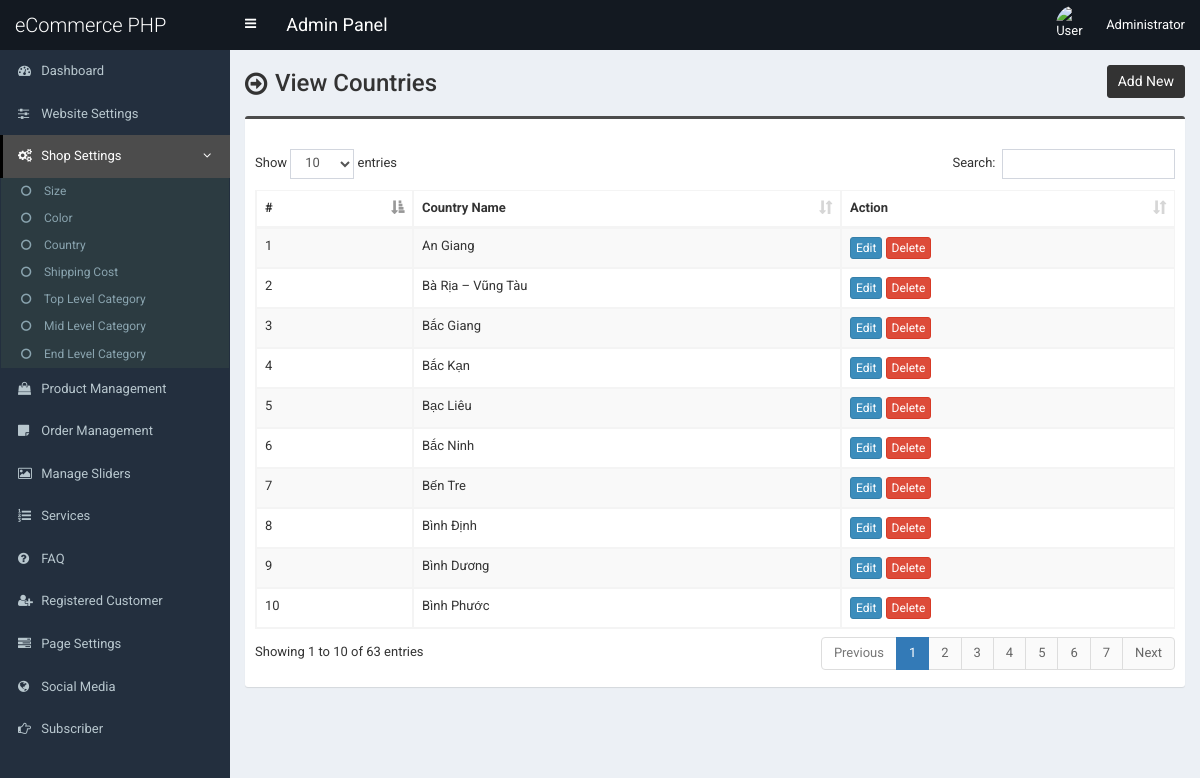
The page /admin/country.php (signed in) on the database its author committed.
### tables this page shows
CREATE TABLE `tbl_country` (
  `country_id` int(11) NOT NULL,
  `country_name` varchar(100) NOT NULL DEFAULT ''
);

### admin/country.php (the view, shortened to what this page needs)
<?php require_once('header.php'); ?>
<section class="content-header">
	<div class="content-header-left">
		<h1>View Countries</h1>
	</div>
	<div class="content-header-right">
		<a href="country-add.php" class="btn btn-primary btn-sm">Add New</a>
	</div>
</section>
<section class="content">
  <div class="row">
    <div class="col-md-12">
      <div class="box box-info">
        <div class="box-body table-responsive">
          <table id="example1" class="table table-bordered table-hover table-striped">
			<thead>
			    <tr>
			        <th>#</th>
			        <th>Country Name</th>
			        <th>Action</th>
			    </tr>
			</thead>
            <tbody>
            	<?php
            	$i=0;
            	$statement = $pdo->prepare("SELECT * FROM tbl_country ORDER BY country_id ASC");
            	$statement->execute();
            	$result = $statement->fetchAll(PDO::FETCH_ASSOC);
            	foreach ($result as $row) {
            		$i++;
            		?>
					<tr>
	                    <td><?php echo $i; ?></td>
	                    <td><?php echo $row['country_name']; ?></td>
	                    <td>
	                        <a href="country-edit.php?id=<?php echo $row['country_id']; ?>" class="btn btn-primary btn-xs">Edit</a>
	                        <a href="#" class="btn btn-danger btn-xs" data-href="country-delete.php?id=<?php echo $row['country_id']; ?>" data-toggle="modal" data-target="#confirm-delete">Delete</a>
	                    </td>
	                </tr>
            		<?php
            	}
            	?>
            </tbody>
          </table>
        </div>
      </div>
</section>
<?php require_once('footer.php'); ?>

### admin/style.css (style rules this page uses)
body { font-size: 13px; font-family: "Roboto", sans-serif; }
.content-header > h1, .content-header .content-header-left h1 { font-family: "Roboto", sans-serif; }
.box-info { padding-top: 20px; }
.content-header { overflow: hidden; }
.content-header .content-header-left { float: left; padding-top: 5px; }
.content-header .content-header-right { float: right; }
.content-header .content-header-left h1 { margin-top: 0; margin-bottom: 0; padding-left: 30px; padding-bottom: 5px; font-size: 24px; position: relative; }
.content-header .content-header-left h1:before { position: absolute; top: 0; left: 0; font-family: "FontAwesome", sans-serif; font-size: 26px; content: "\f18e"; }
.content-header .content-header-right a { position: relative; font-size: 14px; }
.box.box-info { border-top-color: #4c4c4c; }
.content-header .content-header-right a { background-color: #333333; border-color: #333333; }

### rows shown on the page
tbl_country: country_name "An Giang"
tbl_country: country_name "Bà Rịa – Vũng Tàu"
tbl_country: country_name "Bắc Giang"
tbl_country: country_name "Bắc Kạn"
tbl_country: country_name "Bạc Liêu"
tbl_country: country_name "Bắc Ninh"
tbl_country: country_name "Bến Tre"
tbl_country: country_name "Bình Định"
tbl_country: country_name "Bình Dương"
tbl_country: country_name "Bình Phước"

### other values the page prints
$_SESSION['user']['full_name'] "Administrator"
